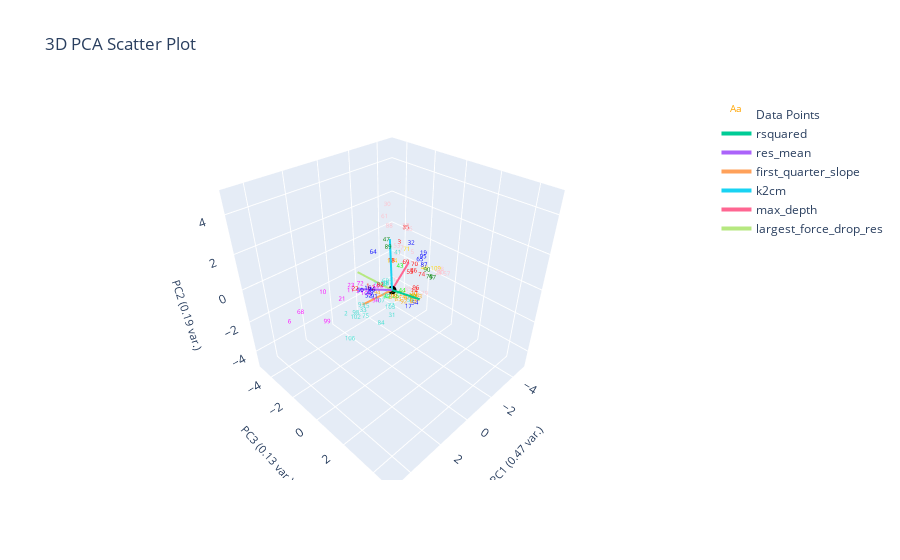

The notebook cell saved with this chart:
### Markdown cell above
# K-Nearest-Neighbor
- From the k nearest points, assign query point to the highest frequency label
- Performs better when data is uniformly distributed in feature space (clusters all have similar desnity)

### Code cell
from sklearn.neighbors import KNeighborsClassifier

X = plotting.extract_numerical_features(marions_labeled_data).values.tolist()
y = marions_labeled_data[f'{ylabel_name}_nums'].values.tolist()

knn = KNeighborsClassifier(n_neighbors=1)
knn.fit(X, y)
knn_predictions = pd.Series(knn.predict(clustering_features.values))
knn_actual = marions_labeled_data[f'{ylabel_name}_nums']
knn_changed_ylabel_idxs = find_changed_ylabel_data(knn_predictions, knn_actual)
knn_corrected_predictions = correct_pseudo_ylabels_to_actual(knn_predictions, knn_actual, knn_changed_ylabel_idxs)

plotting.plot_cluster_subplots(knn_predictions, curve_data,
                                  clustering_method="K-Nearest Neighbor", 
                                  cluster_category_names=cluster_num_to_ylabel,
                                  pseudo_corrections=knn_corrected_predictions,
                                  bold_idxs=knn_actual.index
                                  )
plotting.plot_cluster_subplots(knn_corrected_predictions, curve_data, 
                                  clustering_method="K-Nearest Neighbor", 
                                  cluster_category_names=cluster_num_to_ylabel,
                                  bold_idxs=knn_actual.index)
plotting.plot_pca(clustering_features, knn_predictions, 3, 
                  graph_title=f'',
                  ylabel_name=ylabel_name,)

### Figure 1 — Plotly figure (JSON) as saved in the notebook; plotly's stock layout.template omitted (floating-point values rounded to 4 significant figures)
{"data": [{"mode": "text", "name": "Data Points", "text": ["0", "1", "2", "3", "4", "5", "6", "7", "8", "9", "10", "11", "12", "13", "14", "15", "16", "17", "18", "19", "20", "21", "22", "23", "24", "25", "26", "27", "28", "29", "30", "31", "32", "33", "34", "35", "36", "37", "38", "39", "40", "41", "42", "43", "44", "45", "46", "47", "48", "49", "50", "51", "52", "53", "54", "55", "56", "57", "58", "59", "60", "61", "62", "63", "64", "65", "66", "67", "68", "69", "70", "71", "72", "73", "74", "75", "76", "77", "78", "79", "80", "81", "82", "83", "84", "85", "86", "87", "88", "89", "90", "91", "92", "93", "94", "95", "96", "97", "98", "99", "100", "101", "102", "103", "104", "105", "106", "107", "108", "109"], "textfont": {"color": ["orange", "red", "turquoise", "red", "orange", "pink", "magenta", "pink", "turquoise", "pink", "magenta", "magenta", "magenta", "orange", "red", "turquoise", "blue", "blue", "red", "blue", "orange", "magenta", "red", "magenta", "pink", "lime", "orange", "pink", "turquoise", "lime", "pink", "turquoise", "blue", "turquoise", "magenta", "red", "pink", "turquoise", "pink", "turquoise", "orange", "turquoise", "lime", "lime", "lime", "orange", "blue", "green", "gold", "blue", "blue", "magenta", "blue", "pink", "blue", "red", "orange", "pink", "turquoise", "turquoise", "turquoise", "pink", "red", "orange", "blue", "blue", "orange", "pink", "magenta", "red", "red", "gold", "magenta", "turquoise", "red", "turquoise", "pink", "turquoise", "green", "pink", "pink", "orange", "red", "orange", "turquoise", "pink", "red", "blue", "pink", "green", "green", "blue", "orange", "turquoise", "orange", "blue", "red", "green", "turquoise", "magenta", "magenta", "turquoise", "turquoise", "turquoise", "gold", "magenta", "turquoise", "turquoise", "orange", "gold"], "size": 6}, "type": "scatter3d", "x": [-0.4067, 1.672, 2.934, -1.129, -0.04845, -1.028, 5.131, -1.062, 0.8533, -1.586, 3.083, 2.241, -0.7652, -1.181, -0.7108, 2.067, 1.697, -0.0641, -0.6414, -1.483, -1.083, 2.077, 2.257, 1.977, -2.336, -0.6981, 0.2075, -1.189, 0.5935, -1.077, -0.7696, 1.125, -1.095, 2.21, 1.501, -1.477, -1.197, 0.5749, -2.158, 0.2804, 0.1097, -0.7188, -0.2928, -3.667, -1.041, -0.2727, 1.497, -0.3483, -2.832, 1.47, 1.977, 1.667, 1.636, -0.308, -0.5215, -1.185, -0.7247, -2.515, 0.7942, 0.02735, 0.4882, -0.2916, 1.484, -0.476, -0.8726, -1.384, 0.3726, -0.9445, 4.644, -2.156, -1.451, -1.925, -0.1798, 0.8034, -2.766, 2.177, -1.954, 1.033, -2.011, -1.572, -2.338, 0.3463, 1.092, 0.4615, 1.709, -1.703, -1.647, -1.315, -1.036, 0.02599, -1.764, 1.486, -0.09639, 2.06, 0.5856, -1.425, -1.17, -2.023, 2.547, 3.606, 0.2174, 0.6447, 2.66, 0.964, -1.168, -0.8843, 3.178, 1.367, -0.6938, -2.752], "y": [0.9269, 0.09549, -0.0101, -0.6321, 0.8594, 0.3384, -1.204, -0.3888, 0.3132, -0.3611, -1.416, -0.4718, -2.262, 0.715, 0.8505, 0.4014, 0.1435, 1.056, -0.6797, 0.6522, 0.4695, -1.387, -0.08318, -0.7234, 0.9507, -0.4413, 0.9223, -0.2805, 0.1602, 0.4167, -1.09, 1.088, 0.1825, 0.3433, 0.4433, -0.5258, -0.06615, 0.3836, 1.213, -0.02837, 1.018, -0.3683, -0.665, -3.011, -0.3153, 1.099, 0.1982, -0.7395, -0.4008, 0.0236, -0.06193, -0.5267, 0.1079, 0.007072, 1.061, 0.07817, 0.9833, 1.356, 0.2664, 1.249, 0.05199, -0.8058, 0.1519, 0.9953, -2.253, 0.5192, 0.5108, -0.5558, -0.9877, -1.112, 0.1248, -0.9003, -2.607, -0.2215, -0.5038, 0.455, -1.832, 0.9675, 0.6606, 0.7656, 1.094, 0.3199, 0.3233, 0.8612, 0.9956, -0.4956, -0.09867, 0.8551, -1.227, -0.2328, 0.6782, 0.292, 0.7093, 0.06706, -0.45, 0.6803, 0.5149, 0.8496, 0.2228, -0.5737, -1.688, 0.2365, 0.3365, 0.8372, -1.149, -1.956, 0.4826, 0.571, 0.8312, 0.4539], "z": [-0.8335, 0.6737, -0.2703, 1.515, -0.4854, 1.406, -0.145, 1.313, 0.4628, -1.802, 0.2753, 0.4206, -1.956, -1.122, -0.4324, -0.08373, 0.5836, -0.9317, 0.6445, 1.292, -1.031, -0.6512, 0.7278, 0.4418, -0.1384, -1.456, -0.1229, 2.516, 0.299, -1.219, 3.497, -0.7807, 1.82, -0.2818, -0.06013, 2.229, 2.422, 0.4583, 0.3026, -0.4169, -0.3023, 1.222, -1.377, -2.158, -1.206, -0.4615, 0.4341, 1.935, -0.6825, 0.1543, 0.5052, 0.07412, 0.1135, 1.918, -0.9595, 0.07202, -0.89, -0.07453, 0.4431, -0.4001, 0.3458, 3.148, 0.4907, -0.885, 0.3571, 0.9175, -0.3012, 0.9852, 0.2328, -0.3358, 0.4261, 0.6568, -1.487, 0.1594, -1.121, -0.5904, -1.709, -0.3168, -0.3312, -1.104, -0.03276, -0.5512, 0.556, -0.3283, -0.9551, -1.563, -0.1504, 0.784, 2.216, 1.895, 0.2004, 0.08647, -0.8514, -0.2073, -0.5589, 1.135, -0.6801, -0.312, -0.3019, -0.6678, -1.447, -0.3668, -0.4344, -0.5253, 0.1761, -1.694, -1.307, -0.07262, -0.7313, -0.2886]}, {"marker": {"color": "black", "size": 3}, "mode": "markers", "name": "Origin", "showlegend": false, "type": "scatter3d", "x": [0], "y": [0], "z": [0]}, {"line": {"width": 4}, "mode": "lines+text", "name": "rsquared", "textposition": "top center", "type": "scatter3d", "x": [0, 0.8777], "y": [0, 2.544], "z": [0, 1.226]}, {"line": {"width": 4}, "mode": "lines+text", "name": "res_mean", "textposition": "top center", "type": "scatter3d", "x": [0, 1.565], "y": [0, -0.575], "z": [0, 0.538]}, {"line": {"width": 4}, "mode": "lines+text", "name": "first_quarter_slope", "textposition": "top center", "type": "scatter3d", "x": [0, 1.411], "y": [0, -0.5916], "z": [0, -0.4527]}, {"line": {"width": 4}, "mode": "lines+text", "name": "k2cm", "textposition": "top center", "type": "scatter3d", "x": [0, -0.5953], "y": [0, -0.7368], "z": [0, 2.283]}, {"line": {"width": 4}, "mode": "lines+text", "name": "max_depth", "textposition": "top center", "type": "scatter3d", "x": [0, -1.431], "y": [0, -0.2619], "z": [0, 0.8174]}, {"line": {"width": 4}, "mode": "lines+text", "name": "largest_force_drop_res", "textposition": "top center", "type": "scatter3d", "x": [0, 1.179], "y": [0, -1.113], "z": [0, 1.06]}], "layout": {"autosize": true, "scene": {"aspectmode": "cube", "xaxis": {"range": [-5.131, 5.131], "title": {"font": {"size": 11}, "text": "PC1 (0.47 var.)"}}, "yaxis": {"range": [-5.131, 5.131], "title": {"font": {"size": 11}, "text": "PC3 (0.13 var.)"}}, "zaxis": {"range": [-5.131, 5.131], "title": {"font": {"size": 11}, "text": "PC2 (0.19 var.)"}}}, "title": {"text": "3D PCA Scatter Plot"}}}
